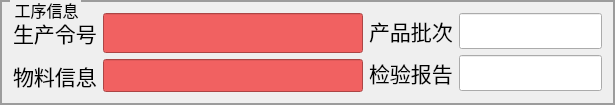
    <widget class="QGroupBox" name="groupBox_3">
     <property name="font">
      <font>
       <pointsize>12</pointsize>
      </font>
     </property>
     <property name="styleSheet">
      <string notr="true"> QGroupBox {
            border-color: rgb(156, 156, 156);
            border-width: 2px;
            border-style: solid;
            margin-top: 0.5ex;
        }
        QGroupBox::title {
            subcontrol-origin: margin;
            subcontrol-position: top left;
            left: 10px;
            margin-left: 2px;
            padding: 0  0px;
        }</string>
     </property>
     <property name="title">
      <string>工序信息</string>
     </property>
     <layout class="QHBoxLayout" name="horizontalLayout_26">
      <item>
       <layout class="QHBoxLayout" name="horizontalLayout_32" stretch="3,2">
        <item>
         <layout class="QVBoxLayout" name="verticalLayout_9">
          <item>
           <layout class="QHBoxLayout" name="horizontalLayout_16" stretch="1,6">
            <item>
             <widget class="QLabel" name="label_4">
              <property name="font">
               <font>
                <pointsize>16</pointsize>
               </font>
              </property>
              <property name="styleSheet">
               <string notr="true"/>
              </property>
              <property name="text">
               <string>生产令号</string>
              </property>
             </widget>
            </item>
            <item>
             <widget class="MyLEdit" name="lineEdit_3">
              <property name="enabled">
               <bool>false</bool>
              </property>
              <property name="minimumSize">
               <size>
                <width>0</width>
                <height>40</height>
               </size>
              </property>
              <property name="palette">
               <palette>
                <active>
                 <colorrole role="WindowText">
                  <brush brushstyle="SolidPattern">
                   <color alpha="255">
                    <red>0</red>
                    <green>0</green>
                    <blue>0</blue>
                   </color>
                  </brush>
                 </colorrole>
                 <colorrole role="Button">
                  <brush brushstyle="SolidPattern">
                   <color alpha="255">
                    <red>241</red>
                    <green>97</green>
                    <blue>97</blue>
                   </color>
                  </brush>
                 </colorrole>
                 <colorrole role="Text">
                  <brush brushstyle="SolidPattern">
                   <color alpha="255">
                    <red>0</red>
                    <green>0</green>
                    <blue>0</blue>
                   </color>
                  </brush>
                 </colorrole>
                 <colorrole role="ButtonText">
                  <brush brushstyle="SolidPattern">
                   <color alpha="255">
                    <red>0</red>
                    <green>0</green>
                    <blue>0</blue>
                   </color>
                  </brush>
                 </colorrole>
                 <colorrole role="Base">
                  <brush brushstyle="SolidPattern">
                   <color alpha="255">
                    <red>241</red>
                    <green>97</green>
                    <blue>97</blue>
                   </color>
                  </brush>
                 </colorrole>
                 <colorrole role="Window">
                  <brush brushstyle="SolidPattern">
                   <color alpha="255">
                    <red>241</red>
                    <green>97</green>
                    <blue>97</blue>
                   </color>
                  </brush>
                 </colorrole>
                </active>
                <inactive>
                 <colorrole role="WindowText">
                  <brush brushstyle="SolidPattern">
                   <color alpha="255">
                    <red>0</red>
                    <green>0</green>
                    <blue>0</blue>
                   </color>
                  </brush>
                 </colorrole>
                 <colorrole role="Button">
                  <brush brushstyle="SolidPattern">
                   <color alpha="255">
                    <red>241</red>
                    <green>97</green>
                    <blue>97</blue>
                   </color>
                  </brush>
                 </colorrole>
                 <colorrole role="Text">
                  <brush brushstyle="SolidPattern">
                   <color alpha="255">
                    <red>0</red>
                    <green>0</green>
                    <blue>0</blue>
                   </color>
                  </brush>
                 </colorrole>
                 <colorrole role="ButtonText">
                  <brush brushstyle="SolidPattern">
                   <color alpha="255">
                    <red>0</red>
                    <green>0</green>
                    <blue>0</blue>
                   </color>
                  </brush>
                 </colorrole>
                 <colorrole role="Base">
                  <brush brushstyle="SolidPattern">
                   <color alpha="255">
                    <red>241</red>
                    <green>97</green>
                    <blue>97</blue>
                   </color>
                  </brush>
                 </colorrole>
                 <colorrole role="Window">
                  <brush brushstyle="SolidPattern">
                   <color alpha="255">
                    <red>241</red>
                    <green>97</green>
                    <blue>97</blue>
                   </color>
                  </brush>
                 </colorrole>
                </inactive>
                <disabled>
                 <colorrole role="WindowText">
                  <brush brushstyle="SolidPattern">
                   <color alpha="255">
                    <red>0</red>
                    <green>0</green>
                    <blue>0</blue>
                   </color>
                  </brush>
                 </colorrole>
                 <colorrole role="Button">
                  <brush brushstyle="SolidPattern">
                   <color alpha="255">
                    <red>241</red>
                    <green>97</green>
                    <blue>97</blue>
                   </color>
                  </brush>
                 </colorrole>
                 <colorrole role="Text">
                  <brush brushstyle="SolidPattern">
                   <color alpha="255">
                    <red>0</red>
                    <green>0</green>
                    <blue>0</blue>
                   </color>
                  </brush>
                 </colorrole>
                 <colorrole role="ButtonText">
                  <brush brushstyle="SolidPattern">
                   <color alpha="255">
                    <red>0</red>
                    <green>0</green>
                    <blue>0</blue>
                   </color>
                  </brush>
                 </colorrole>
                 <colorrole role="Base">
                  <brush brushstyle="SolidPattern">
                   <color alpha="255">
                    <red>241</red>
                    <green>97</green>
                    <blue>97</blue>
                   </color>
                  </brush>
                 </colorrole>
                 <colorrole role="Window">
                  <brush brushstyle="SolidPattern">
                   <color alpha="255">
                    <red>241</red>
                    <green>97</green>
                    <blue>97</blue>
                   </color>
                  </brush>
                 </colorrole>
                </disabled>
               </palette>
              </property>
              <property name="font">
               <font>
                <pointsize>16</pointsize>
               </font>
              </property>
              <property name="styleSheet">
               <string notr="true">color:black;
background-color:rgb(241,97,97)</string>
              </property>
              <property name="alignment">
               <set>Qt::AlignCenter</set>
              </property>
             </widget>
            </item>
           </layout>
          </item>
          <item>
           <layout class="QHBoxLayout" name="horizontalLayout_17" stretch="1,6">
            <item>
             <widget class="QLabel" name="label_15">
              <property name="font">
               <font>
                <family>Ubuntu</family>
                <pointsize>16</pointsize>
                <weight>50</weight>
                <italic>false</italic>
                <bold>false</bold>
               </font>
              </property>
              <property name="styleSheet">
               <string notr="true"/>
              </property>
              <property name="text">
               <string>物料信息</string>
              </property>
             </widget>
            </item>
            <item>
             <widget class="MyLEdit" name="lineEdit_12">
              <property name="enabled">
               <bool>false</bool>
              </property>
              <property name="palette">
               <palette>
                <active>
                 <colorrole role="WindowText">
                  <brush brushstyle="SolidPattern">
                   <color alpha="255">
                    <red>0</red>
                    <green>0</green>
                    <blue>0</blue>
                   </color>
                  </brush>
                 </colorrole>
                 <colorrole role="Button">
                  <brush brushstyle="SolidPattern">
                   <color alpha="255">
                    <red>241</red>
                    <green>97</green>
                    <blue>97</blue>
                   </color>
                  </brush>
                 </colorrole>
                 <colorrole role="Text">
                  <brush brushstyle="SolidPattern">
                   <color alpha="255">
                    <red>0</red>
                    <green>0</green>
                    <blue>0</blue>
                   </color>
                  </brush>
                 </colorrole>
                 <colorrole role="ButtonText">
                  <brush brushstyle="SolidPattern">
                   <color alpha="255">
                    <red>0</red>
                    <green>0</green>
                    <blue>0</blue>
                   </color>
                  </brush>
                 </colorrole>
                 <colorrole role="Base">
                  <brush brushstyle="SolidPattern">
                   <color alpha="255">
                    <red>241</red>
                    <green>97</green>
                    <blue>97</blue>
                   </color>
                  </brush>
                 </colorrole>
                 <colorrole role="Window">
                  <brush brushstyle="SolidPattern">
                   <color alpha="255">
                    <red>241</red>
                    <green>97</green>
                    <blue>97</blue>
                   </color>
                  </brush>
                 </colorrole>
                </active>
                <inactive>
                 <colorrole role="WindowText">
                  <brush brushstyle="SolidPattern">
                   <color alpha="255">
                    <red>0</red>
                    <green>0</green>
                    <blue>0</blue>
                   </color>
                  </brush>
                 </colorrole>
                 <colorrole role="Button">
                  <brush brushstyle="SolidPattern">
                   <color alpha="255">
                    <red>241</red>
                    <green>97</green>
                    <blue>97</blue>
                   </color>
                  </brush>
                 </colorrole>
                 <colorrole role="Text">
                  <brush brushstyle="SolidPattern">
                   <color alpha="255">
                    <red>0</red>
                    <green>0</green>
                    <blue>0</blue>
                   </color>
                  </brush>
                 </colorrole>
                 <colorrole role="ButtonText">
                  <brush brushstyle="SolidPattern">
                   <color alpha="255">
                    <red>0</red>
                    <green>0</green>
                    <blue>0</blue>
                   </color>
                  </brush>
                 </colorrole>
                 <colorrole role="Base">
                  <brush brushstyle="SolidPattern">
                   <color alpha="255">
                    <red>241</red>
                    <green>97</green>
                    <blue>97</blue>
                   </color>
                  </brush>
                 </colorrole>
                 <colorrole role="Window">
                  <brush brushstyle="SolidPattern">
                   <color alpha="255">
                    <red>241</red>
                    <green>97</green>
                    <blue>97</blue>
                   </color>
                  </brush>
                 </colorrole>
                </inactive>
                <disabled>
                 <colorrole role="WindowText">
                  <brush brushstyle="SolidPattern">
                   <color alpha="255">
                    <red>0</red>
                    <green>0</green>
                    <blue>0</blue>
                   </color>
                  </brush>
                 </colorrole>
                 <colorrole role="Button">
                  <brush brushstyle="SolidPattern">
                   <color alpha="255">
                    <red>241</red>
                    <green>97</green>
                    <blue>97</blue>
                   </color>
                  </brush>
                 </colorrole>
                 <colorrole role="Text">
                  <brush brushstyle="SolidPattern">
                   <color alpha="255">
                    <red>0</red>
                    <green>0</green>
                    <blue>0</blue>
                   </color>
                  </brush>
                 </colorrole>
                 <colorrole role="ButtonText">
                  <brush brushstyle="SolidPattern">
                   <color alpha="255">
                    <red>0</red>
                    <green>0</green>
                    <blue>0</blue>
                   </color>
                  </brush>
                 </colorrole>
                 <colorrole role="Base">
                  <brush brushstyle="SolidPattern">
                   <color alpha="255">
                    <red>241</red>
                    <green>97</green>
                    <blue>97</blue>
                   </color>
                  </brush>
                 </colorrole>
                 <colorrole role="Window">
                  <brush brushstyle="SolidPattern">
                   <color alpha="255">
                    <red>241</red>
                    <green>97</green>
                    <blue>97</blue>
                   </color>
                  </brush>
                 </colorrole>
                </disabled>
               </palette>
              </property>
              <property name="font">
               <font>
                <pointsize>16</pointsize>
               </font>
              </property>
              <property name="styleSheet">
               <string notr="true">color:black;
background-color:rgb(241,97,97)</string>
              </property>
              <property name="text">
               <string/>
              </property>
              <property name="alignment">
               <set>Qt::AlignCenter</set>
              </property>
             </widget>
            </item>
           </layout>
          </item>
         </layout>
        </item>
        <item>
         <layout class="QVBoxLayout" name="verticalLayout_10">
          <item>
           <layout class="QHBoxLayout" name="horizontalLayout_19" stretch="1,4">
            <item>
             <widget class="QLabel" name="label_17">
              <property name="font">
               <font>
                <pointsize>16</pointsize>
               </font>
              </property>
              <property name="styleSheet">
               <string notr="true"/>
              </property>
              <property name="text">
               <string>产品批次</string>
              </property>
             </widget>
            </item>
            <item>
             <widget class="MyLEdit" name="lineEdit_15">
              <property name="enabled">
               <bool>true</bool>
              </property>
              <property name="font">
               <font>
                <pointsize>18</pointsize>
               </font>
              </property>
              <property name="styleSheet">
               <string notr="true">color:black;</string>
              </property>
              <property name="alignment">
               <set>Qt::AlignCenter</set>
              </property>
             </widget>
            </item>
           </layout>
          </item>
          <item>
           <layout class="QHBoxLayout" name="horizontalLayout_18" stretch="1,4">
            <item>
             <widget class="QLabel" name="label_16">
              <property name="font">
               <font>
                <pointsize>16</pointsize>
               </font>
              </property>
              <property name="styleSheet">
               <string notr="true"/>
              </property>
              <property name="text">
               <string>检验报告</string>
              </property>
             </widget>
            </item>
            <item>
             <widget class="MyLEdit" name="lineEdit_14">
              <property name="enabled">
               <bool>true</bool>
              </property>
              <property name="font">
               <font>
                <pointsize>18</pointsize>
               </font>
              </property>
              <property name="styleSheet">
               <string notr="true">color:black;</string>
              </property>
              <property name="alignment">
               <set>Qt::AlignCenter</set>
              </property>
             </widget>
            </item>
           </layout>
          </item>
         </layout>
        </item>
       </layout>
      </item>
     </layout>
    </widget>
